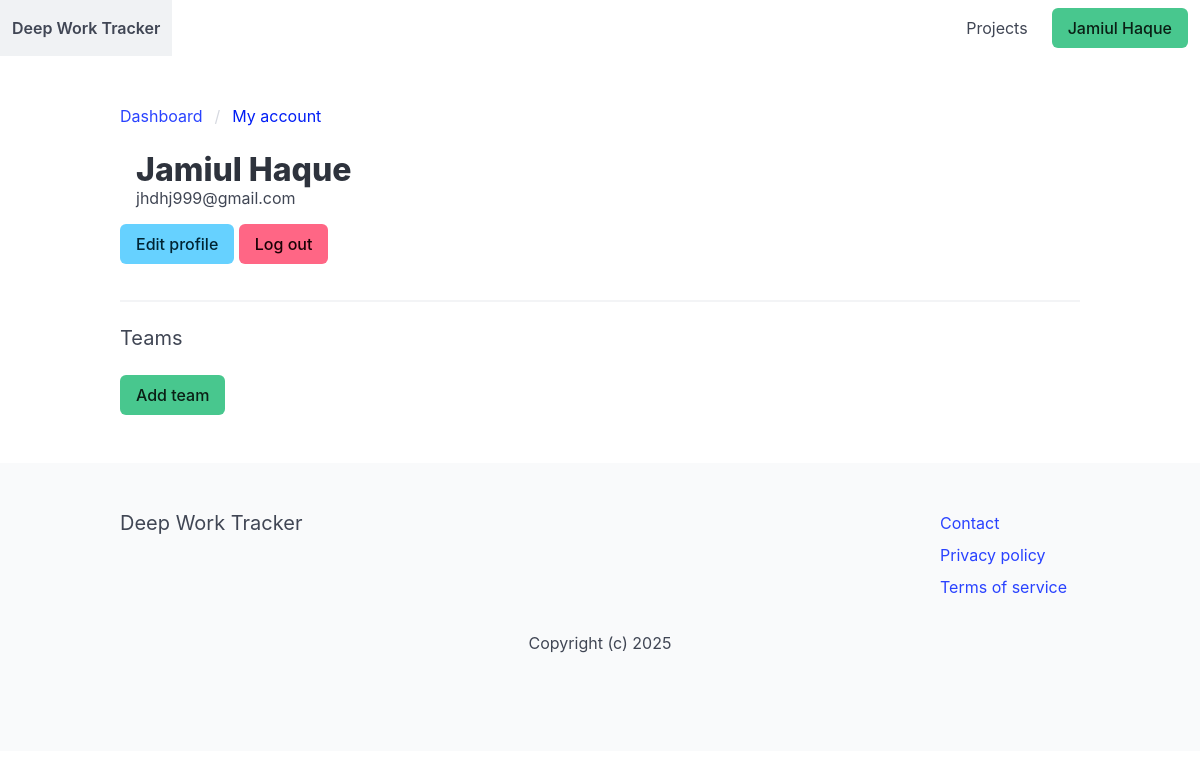
The page /myaccount/ (signed in) on the database as committed earlier.
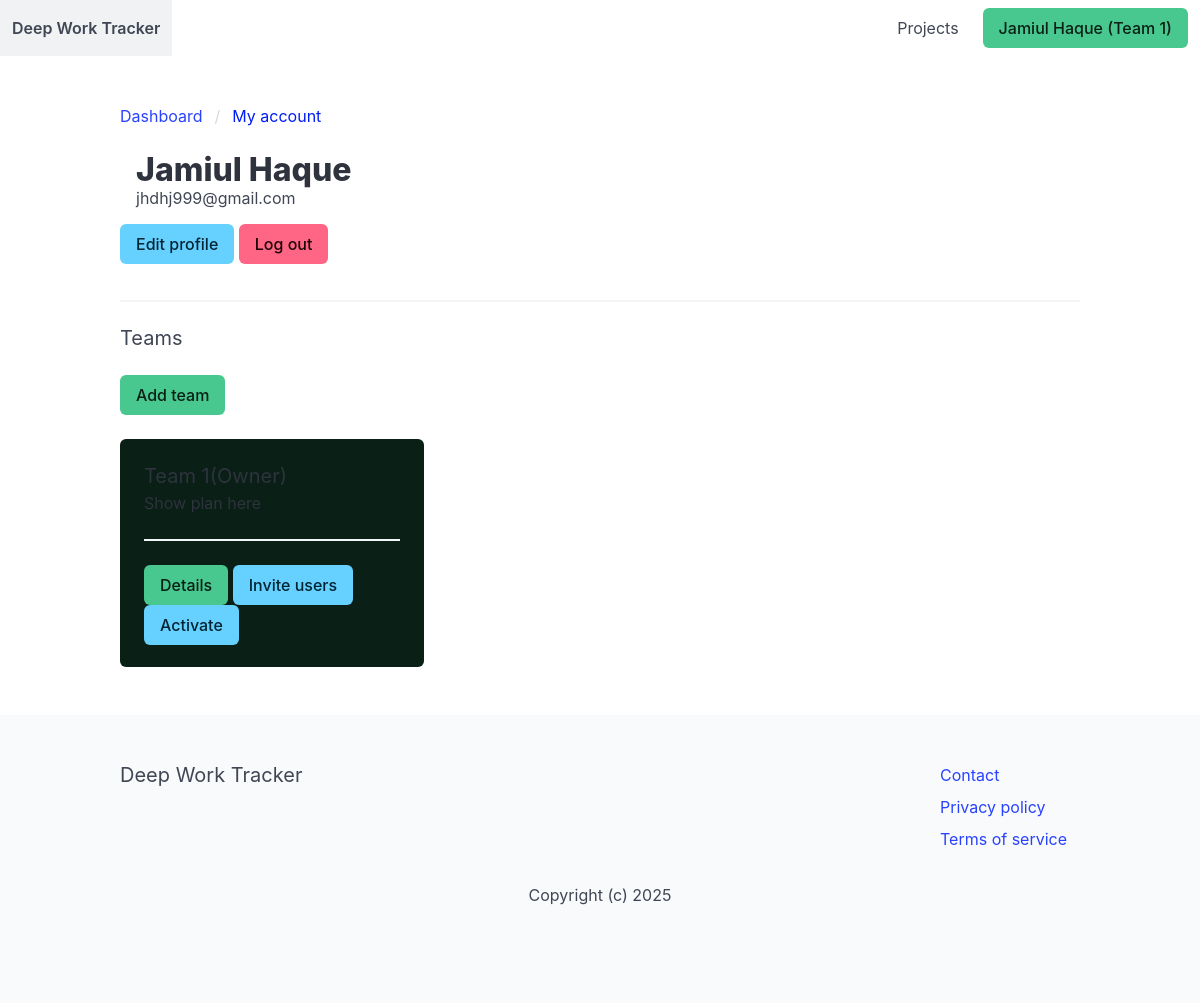
The same page on the database as committed later.
### apps/team/models.py (models this page shows, shortened)
class Team(models.Model):
    ACTIVE = "active"
    DELETED = "deleted"
    CHOICES_STATUS = (
        (ACTIVE, "Active"),
        (DELETED, "Deleted"),
    )
    title = models.CharField(max_length=255)
    members = models.ManyToManyField(User, related_name="teams")
    created_by = models.ForeignKey(User, related_name="created_teams", on_delete=models.CASCADE)
    created_at = models.DateTimeField(auto_now_add=True)
    status = models.CharField(max_length=10, choices=CHOICES_STATUS, default=ACTIVE)
    class Meta:
        ordering = ["title"]

### apps/userprofile/views.py (the view)
# urls.py: path("", myaccount, name="myaccount"),
@login_required
def myaccount(request):
    teams = request.user.teams.exclude(pk=request.user.userprofile.active_team_id)
    return render(request, "userprofile/myaccount.html", {"teams": teams})

### apps/team/context_processors.py (called while the page is built)
def active_team(request):
    if request.user.is_authenticated:
        if request.user.userprofile.active_team_id:
            team = Team.objects.get(pk=request.user.userprofile.active_team_id)
            return {"active_team": team}
        return {"active_team": None}
    return {"active_team": None}

### apps/userprofile/templates/userprofile/myaccount.html (shortened to what this page needs)
{% extends "core/base.html" %}
{% block content %}
    <div class="container">
        <nav class="breadcrumb" aria-label="breadcrumbs">
            <ul>
                <li><a href="#">Dashboard</a></li>
                <li class="is-active"><a href="{% url "myaccount" %}" aria-current="page">My account</a></li>
            </ul>
        </nav>
        <div class="columns">
            <div class="column is-6">
                <div class="media mb-4">
                    <div class="media-content">
                        <p class="title is-3">{% firstof request.user.get_full_name request.user.username %}</p>
                        <p class="subtitle is-6">{{ request.user.email }}</p>
                    </div>
                </div>
                <div>
                    <a href="{% url "edit_profile" %}" class="button is-info">Edit profile</a>
                    <form action="{% url 'logout' %}" method="post" style="display: inline;">
                        <button type="submit" class="button is-danger">Log out</button>
                    </form>
                </div>
            </div>
        </div>
        <hr>
        <div class="columns">
            <div class="column is-12">
                <h2 class="subtitle">Teams</h2>
                <a href="{% url "team:add" %}" class="button is-success">Add team</a>
            </div>
        </div>
        <div class="columns">
            {% if active_team %}
                <div class="column is-4">
                    <div class="notification has-background-success-dark">
                        <h3 class="is-size-5">{{ active_team.title }}{% if active_team.created_by == request.user %}(Owner){% else %}(Member){% endif %}</h3>
                        <h3 class="is-size-6">Show plan here</h3>
                        <hr>
                        <a href="{% url "team:team" active_team.id %}" class="button is-success">Details</a>
                        {% if active_team.created_by == request.user %}
                            <a href="#" class="button is-info">Invite users</a>
                        {% endif %}
                        <a href="#" class="button is-info">Activate</a>
                    </div>
                </div>
            {% endif %}
        </div>
    </div>
{% endblock %}

### apps/core/templates/core/base.html (shortened to what this page needs)
<!DOCTYPE html>
<html>
<head>
    <link rel="stylesheet" href="https://cdn.jsdelivr.net/npm/bulma@1.0.2/css/bulma.min.css">
</head>
<body>
    <div id="navbar-app">
        <nav class="navbar" role="navigation" aria-label="main navigation">
            <div class="navbar-brand">
                <a href="/" class="navbar-item"><strong>Deep Work Tracker</strong></a>
            </div>
            <div class="navbar-menu" :class="{'is-active': isActive}">
                <div class="navbar-end">
                    {% if not request.user.is_authenticated %}
                    <a href="{% url "plans" %}" class="navbar-item">Plans</a>
                    {% else %}
                        <a href="{% url "project:projects" %}" class="navbar-item">Projects</a>
                    {% endif %}
                    <div class="navbar-item">
                        <div class="buttons">
                            {% if request.user.is_authenticated %}
                                <a href="{% url "myaccount" %}" class="button is-success">{% firstof request.user.get_full_name request.user.username %}{% if active_team %} ({{ active_team.title}}){% endif %}</a>
                            {% else %}
                                <a href="{% url "signup" %}" class="button is-success"><strong>Sign up</strong></a>
                                <a href="{% url "login" %}" class="button">Log in</a>
                            {% endif %}
                        </div>
                    </div>
                </div>
            </div>
        </nav>
    </div>
     <section class="section">
        {% block content %}
        {% endblock %}
     </section>
     <footer class="footer">
        <div class="container">
            <div class="columns is-multiline">
                <div class="column is-4">
                    <h2 class="subtitle">Deep Work Tracker</h2>
                </div>
            <div class="column is-offset-6 is-2">
                <ul>
                    <li class="mb-2"><a href="#">Contact</a></li>
                    <li class="mb-2"><a href="{% url "privacy" %}">Privacy policy</a></li>
                    <li class="mb-2"><a href="{% url "terms" %}">Terms of service</a></li>
                </ul>
            </div>
            <div class="column is-12 has-text-centered">
                <p>Copyright (c) 2025</p>
            </div>
        </div>
    </div>
</footer>
</body>
</html>

Rows that differ between the two databases and show on the page:
added Team: title "Team 1"
Other text that changed with them:
text now shown: "( ) (Owner) Show plan here Details Invite users Activate"
